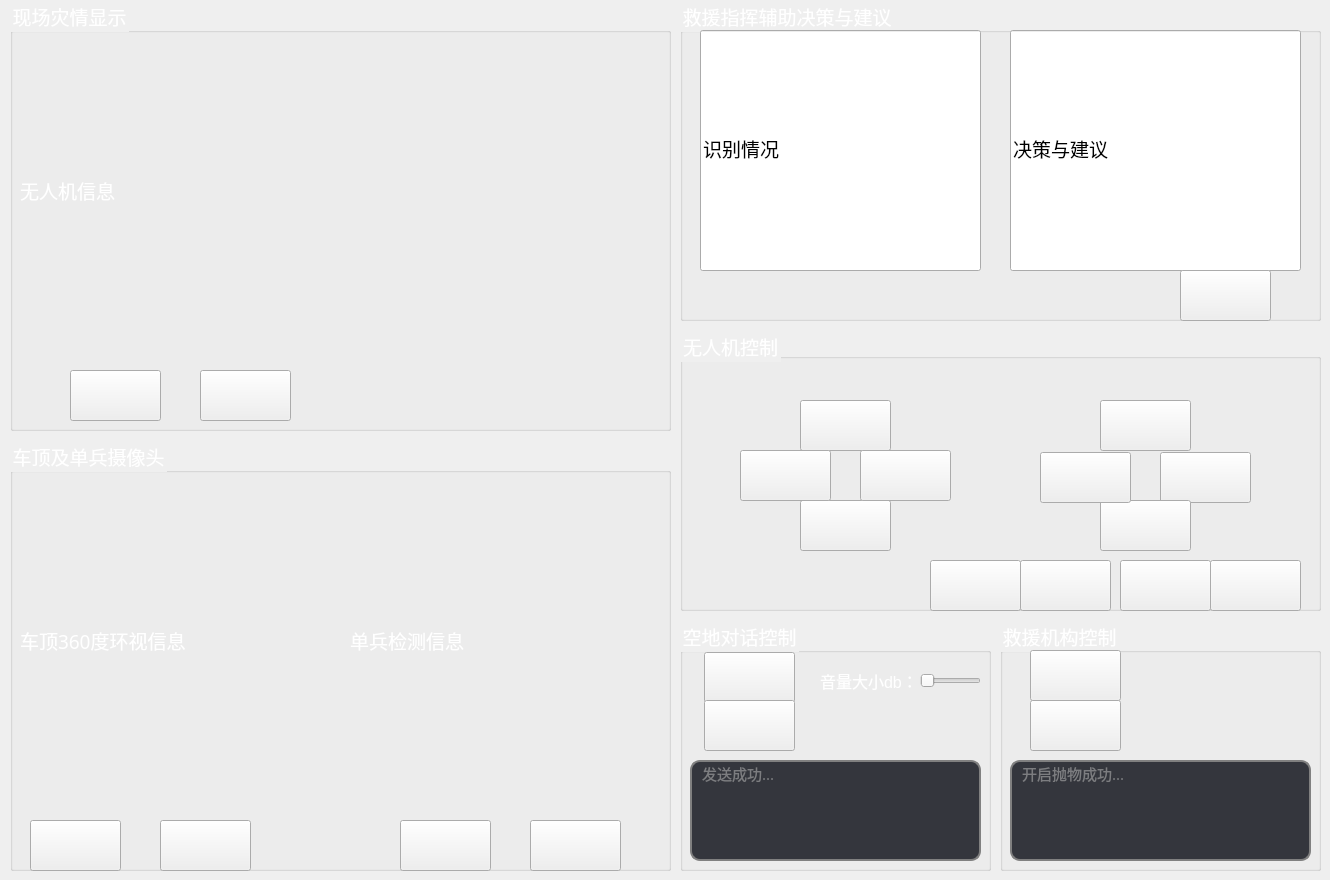
   <widget class="QWidget" name="tab_2">
    <attribute name="title">
     <string>Tab 2</string>
    </attribute>
    <widget class="QGroupBox" name="groupBox_2">
     <property name="geometry">
      <rect>
       <x>10</x>
       <y>0</y>
       <width>661</width>
       <height>431</height>
      </rect>
     </property>
     <property name="font">
      <font>
       <family>SimSun-ExtB</family>
       <pointsize>14</pointsize>
      </font>
     </property>
     <property name="styleSheet">
      <string notr="true">QGroupBox{color:white}</string>
     </property>
     <property name="title">
      <string>现场灾情显示</string>
     </property>
     <widget class="QLabel" name="label_12">
      <property name="geometry">
       <rect>
        <x>10</x>
        <y>20</y>
        <width>641</width>
        <height>341</height>
       </rect>
      </property>
      <property name="font">
       <font>
        <family>SimSun-ExtB</family>
        <pointsize>14</pointsize>
        <weight>50</weight>
        <bold>false</bold>
       </font>
      </property>
      <property name="styleSheet">
       <string notr="true">color:white</string>
      </property>
      <property name="text">
       <string>无人机信息</string>
      </property>
     </widget>
     <widget class="QPushButton" name="pushButton_15">
      <property name="geometry">
       <rect>
        <x>190</x>
        <y>370</y>
        <width>91</width>
        <height>51</height>
       </rect>
      </property>
      <property name="font">
       <font>
        <family>Microsoft YaHei UI</family>
        <pointsize>14</pointsize>
       </font>
      </property>
      <property name="styleSheet">
       <string notr="true">QPushButton
{
border-image:url(D:/procedure/groundstation/checkin/denglu2/weichufaduankai.png);
color:white

}
QPushButton:hover { border-image:url(D:/procedure/groundstation/checkin/denglu2/chufaduankai.png) } </string>
      </property>
      <property name="text">
       <string/>
      </property>
     </widget>
     <widget class="QPushButton" name="pushButton_16">
      <property name="geometry">
       <rect>
        <x>60</x>
        <y>370</y>
        <width>91</width>
        <height>51</height>
       </rect>
      </property>
      <property name="font">
       <font>
        <family>Microsoft YaHei UI</family>
        <pointsize>14</pointsize>
       </font>
      </property>
      <property name="styleSheet">
       <string notr="true">QPushButton
{
border-image:url(D:/procedure/groundstation/checkin/denglu2/weichufalianjie.png);
color:white

}
QPushButton:hover { border-image:url(D:/procedure/groundstation/checkin/denglu2/chufalianjie.png) } </string>
      </property>
      <property name="text">
       <string/>
      </property>
     </widget>
    </widget>
    <widget class="QGroupBox" name="groupBox_5">
     <property name="geometry">
      <rect>
       <x>680</x>
       <y>0</y>
       <width>641</width>
       <height>321</height>
      </rect>
     </property>
     <property name="font">
      <font>
       <family>SimSun-ExtB</family>
       <pointsize>14</pointsize>
      </font>
     </property>
     <property name="styleSheet">
      <string notr="true">QGroupBox{color:white;}</string>
     </property>
     <property name="title">
      <string>救援指挥辅助决策与建议</string>
     </property>
     <widget class="QLineEdit" name="lineEdit_13">
      <property name="geometry">
       <rect>
        <x>20</x>
        <y>30</y>
        <width>281</width>
        <height>241</height>
       </rect>
      </property>
      <property name="font">
       <font>
        <family>SimSun-ExtB</family>
        <pointsize>14</pointsize>
       </font>
      </property>
      <property name="text">
       <string>识别情况</string>
      </property>
     </widget>
     <widget class="QLineEdit" name="lineEdit_15">
      <property name="geometry">
       <rect>
        <x>330</x>
        <y>30</y>
        <width>291</width>
        <height>241</height>
       </rect>
      </property>
      <property name="font">
       <font>
        <family>SimSun-ExtB</family>
        <pointsize>14</pointsize>
       </font>
      </property>
      <property name="text">
       <string>决策与建议</string>
      </property>
     </widget>
     <widget class="QPushButton" name="pushButton_32">
      <property name="geometry">
       <rect>
        <x>500</x>
        <y>270</y>
        <width>91</width>
        <height>51</height>
       </rect>
      </property>
      <property name="font">
       <font>
        <family>Microsoft YaHei UI</family>
        <pointsize>14</pointsize>
       </font>
      </property>
      <property name="styleSheet">
       <string notr="true">QPushButton
{
border-image:url(D:/procedure/groundstation/checkin/denglu2/weichufafasongduanxin.png);
color:white

}
QPushButton:hover { border-image:url(D:/procedure/groundstation/checkin/denglu2/chufafasongduanxin.png) } </string>
      </property>
      <property name="text">
       <string/>
      </property>
     </widget>
    </widget>
    <widget class="QGroupBox" name="groupBox_6">
     <property name="geometry">
      <rect>
       <x>1000</x>
       <y>620</y>
       <width>321</width>
       <height>251</height>
      </rect>
     </property>
     <property name="font">
      <font>
       <family>SimSun-ExtB</family>
       <pointsize>14</pointsize>
      </font>
     </property>
     <property name="styleSheet">
      <string notr="true">QGroupBox{color:white;}</string>
     </property>
     <property name="title">
      <string>救援机构控制</string>
     </property>
     <widget class="QPushButton" name="pushButton_8">
      <property name="geometry">
       <rect>
        <x>30</x>
        <y>30</y>
        <width>91</width>
        <height>51</height>
       </rect>
      </property>
      <property name="font">
       <font>
        <family>Microsoft YaHei UI</family>
        <pointsize>12</pointsize>
       </font>
      </property>
      <property name="styleSheet">
       <string notr="true">QPushButton
{
border-image:url(D:/procedure/groundstation/checkin/denglu2/weichufakaiqipaowu.png);
color:white

}
QPushButton:hover { border-image:url(D:/procedure/groundstation/checkin/denglu2/chufakaiqipaowu.png) } </string>
      </property>
      <property name="text">
       <string/>
      </property>
     </widget>
     <widget class="QPushButton" name="pushButton_9">
      <property name="geometry">
       <rect>
        <x>30</x>
        <y>80</y>
        <width>91</width>
        <height>51</height>
       </rect>
      </property>
      <property name="font">
       <font>
        <family>Microsoft YaHei UI</family>
        <pointsize>12</pointsize>
       </font>
      </property>
      <property name="styleSheet">
       <string notr="true">QPushButton
{
border-image:url(D:/procedure/groundstation/checkin/denglu2/weichufaguanbipaowu.png);
color:white

}
QPushButton:hover { border-image:url(D:/procedure/groundstation/checkin/denglu2/chufaguanbipaowu.png) } </string>
      </property>
      <property name="text">
       <string/>
      </property>
     </widget>
     <widget class="QLineEdit" name="lineEdit_33">
      <property name="geometry">
       <rect>
        <x>10</x>
        <y>140</y>
        <width>301</width>
        <height>101</height>
       </rect>
      </property>
      <property name="font">
       <font>
        <family>SimSun-ExtB</family>
        <pointsize>11</pointsize>
       </font>
      </property>
      <property name="styleSheet">
       <string notr="true">QLineEdit {
    border: 2px solid gray;
    border-radius: 10px;
    padding: 0 8px;
    background: rgb(52,54,61);
    selection-background-color: white;
color:rgb(124,125,128);


}</string>
      </property>
      <property name="text">
       <string>开启抛物成功...</string>
      </property>
      <property name="alignment">
       <set>Qt::AlignLeading|Qt::AlignLeft|Qt::AlignTop</set>
      </property>
     </widget>
    </widget>
    <widget class="QGroupBox" name="groupBox_3">
     <property name="geometry">
      <rect>
       <x>10</x>
       <y>440</y>
       <width>661</width>
       <height>431</height>
      </rect>
     </property>
     <property name="font">
      <font>
       <family>SimSun-ExtB</family>
       <pointsize>14</pointsize>
      </font>
     </property>
     <property name="styleSheet">
      <string notr="true">QGroupBox{color:white;}</string>
     </property>
     <property name="title">
      <string>车顶及单兵摄像头</string>
     </property>
     <widget class="QLabel" name="label_14">
      <property name="geometry">
       <rect>
        <x>10</x>
        <y>30</y>
        <width>301</width>
        <height>341</height>
       </rect>
      </property>
      <property name="font">
       <font>
        <family>SimSun-ExtB</family>
        <pointsize>14</pointsize>
       </font>
      </property>
      <property name="styleSheet">
       <string notr="true">color:white</string>
      </property>
      <property name="text">
       <string>车顶360度环视信息</string>
      </property>
     </widget>
     <widget class="QLabel" name="label_18">
      <property name="geometry">
       <rect>
        <x>340</x>
        <y>30</y>
        <width>301</width>
        <height>341</height>
       </rect>
      </property>
      <property name="font">
       <font>
        <family>SimSun-ExtB</family>
        <pointsize>14</pointsize>
       </font>
      </property>
      <property name="styleSheet">
       <string notr="true">color:white</string>
      </property>
      <property name="text">
       <string>单兵检测信息</string>
      </property>
     </widget>
     <widget class="QPushButton" name="pushButton_11">
      <property name="geometry">
       <rect>
        <x>20</x>
        <y>380</y>
        <width>91</width>
        <height>51</height>
       </rect>
      </property>
      <property name="font">
       <font>
        <family>Microsoft YaHei UI</family>
        <pointsize>14</pointsize>
       </font>
      </property>
      <property name="styleSheet">
       <string notr="true">QPushButton
{
border-image:url(D:/procedure/groundstation/checkin/denglu2/weichufalianjie.png);
color:white

}
QPushButton:hover { border-image:url(D:/procedure/groundstation/checkin/denglu2/chufalianjie.png) } </string>
      </property>
      <property name="text">
       <string/>
      </property>
     </widget>
     <widget class="QPushButton" name="pushButton_12">
      <property name="geometry">
       <rect>
        <x>150</x>
        <y>380</y>
        <width>91</width>
        <height>51</height>
       </rect>
      </property>
      <property name="font">
       <font>
        <family>Microsoft YaHei UI</family>
        <pointsize>14</pointsize>
       </font>
      </property>
      <property name="styleSheet">
       <string notr="true">QPushButton
{
border-image:url(D:/procedure/groundstation/checkin/denglu2/weichufaduankai.png);
color:white

}
QPushButton:hover { border-image:url(D:/procedure/groundstation/checkin/denglu2/chufaduankai.png) } </string>
      </property>
      <property name="text">
       <string/>
      </property>
     </widget>
     <widget class="QPushButton" name="pushButton_13">
      <property name="geometry">
       <rect>
        <x>390</x>
        <y>380</y>
        <width>91</width>
        <height>51</height>
       </rect>
      </property>
      <property name="font">
       <font>
        <family>Microsoft YaHei UI</family>
        <pointsize>14</pointsize>
       </font>
      </property>
      <property name="styleSheet">
       <string notr="true">QPushButton
{
border-image:url(D:/procedure/groundstation/checkin/denglu2/weichufalianjie.png);
color:white

}
QPushButton:hover { border-image:url(D:/procedure/groundstation/checkin/denglu2/chufalianjie.png) } </string>
      </property>
      <property name="text">
       <string/>
      </property>
     </widget>
     <widget class="QPushButton" name="pushButton_14">
      <property name="geometry">
       <rect>
        <x>520</x>
        <y>380</y>
        <width>91</width>
        <height>51</height>
       </rect>
      </property>
      <property name="font">
       <font>
        <family>Microsoft YaHei UI</family>
        <pointsize>14</pointsize>
       </font>
      </property>
      <property name="styleSheet">
       <string notr="true">QPushButton
{
border-image:url(D:/procedure/groundstation/checkin/denglu2/weichufaduankai.png);
color:white

}
QPushButton:hover { border-image:url(D:/procedure/groundstation/checkin/denglu2/chufaduankai.png) } </string>
      </property>
      <property name="text">
       <string/>
      </property>
     </widget>
    </widget>
    <widget class="QGroupBox" name="groupBox_7">
     <property name="geometry">
      <rect>
       <x>680</x>
       <y>330</y>
       <width>641</width>
       <height>281</height>
      </rect>
     </property>
     <property name="font">
      <font>
       <pointsize>14</pointsize>
      </font>
     </property>
     <property name="styleSheet">
      <string notr="true">QGroupBox{color:white;}</string>
     </property>
     <property name="title">
      <string>无人机控制</string>
     </property>
     <widget class="QPushButton" name="pushButton_17">
      <property name="geometry">
       <rect>
        <x>120</x>
        <y>70</y>
        <width>91</width>
        <height>51</height>
       </rect>
      </property>
      <property name="font">
       <font>
        <family>Microsoft YaHei UI</family>
        <pointsize>12</pointsize>
       </font>
      </property>
      <property name="autoFillBackground">
       <bool>false</bool>
      </property>
      <property name="styleSheet">
       <string notr="true">QPushButton
{
border-image:url(D:/procedure/groundstation/checkin/denglu2/weichufashang.png);
color:white

}
QPushButton:hover { border-image:url(D:/procedure/groundstation/checkin/denglu2/chufashang.png) } </string>
      </property>
      <property name="text">
       <string/>
      </property>
     </widget>
     <widget class="QPushButton" name="pushButton_18">
      <property name="geometry">
       <rect>
        <x>120</x>
        <y>170</y>
        <width>91</width>
        <height>51</height>
       </rect>
      </property>
      <property name="font">
       <font>
        <family>Microsoft YaHei UI</family>
        <pointsize>12</pointsize>
       </font>
      </property>
      <property name="styleSheet">
       <string notr="true">QPushButton
{
border-image:url(D:/procedure/groundstation/checkin/denglu2/weichufaxia.png);
color:white

}
QPushButton:hover { border-image:url(D:/procedure/groundstation/checkin/denglu2/chufaxia.png) } </string>
      </property>
      <property name="text">
       <string/>
      </property>
     </widget>
     <widget class="QPushButton" name="pushButton_20">
      <property name="geometry">
       <rect>
        <x>180</x>
        <y>120</y>
        <width>91</width>
        <height>51</height>
       </rect>
      </property>
      <property name="font">
       <font>
        <family>Microsoft YaHei UI</family>
        <pointsize>12</pointsize>
       </font>
      </property>
      <property name="styleSheet">
       <string notr="true">QPushButton
{
border-image:url(D:/procedure/groundstation/checkin/denglu2/weichufayouxuan.png);
color:white

}
QPushButton:hover { border-image:url(D:/procedure/groundstation/checkin/denglu2/chufayouxuan.png) } </string>
      </property>
      <property name="text">
       <string/>
      </property>
     </widget>
     <widget class="QPushButton" name="pushButton_21">
      <property name="geometry">
       <rect>
        <x>480</x>
        <y>122</y>
        <width>91</width>
        <height>51</height>
       </rect>
      </property>
      <property name="font">
       <font>
        <family>Microsoft YaHei UI</family>
        <pointsize>12</pointsize>
       </font>
      </property>
      <property name="styleSheet">
       <string notr="true">QPushButton
{
border-image:url(D:/procedure/groundstation/checkin/denglu2/weichufayou.png);
color:white

}
QPushButton:hover { border-image:url(D:/procedure/groundstation/checkin/denglu2/chufayou.png) } </string>
      </property>
      <property name="text">
       <string/>
      </property>
     </widget>
     <widget class="QPushButton" name="pushButton_22">
      <property name="geometry">
       <rect>
        <x>420</x>
        <y>170</y>
        <width>91</width>
        <height>51</height>
       </rect>
      </property>
      <property name="font">
       <font>
        <family>Microsoft YaHei UI</family>
        <pointsize>12</pointsize>
       </font>
      </property>
      <property name="styleSheet">
       <string notr="true">QPushButton
{
border-image:url(D:/procedure/groundstation/checkin/denglu2/weichufahou.png);
color:white

}
QPushButton:hover { border-image:url(D:/procedure/groundstation/checkin/denglu2/chufahou.png) } </string>
      </property>
      <property name="text">
       <string/>
      </property>
     </widget>
     <widget class="QPushButton" name="pushButton_23">
      <property name="geometry">
       <rect>
        <x>420</x>
        <y>70</y>
        <width>91</width>
        <height>51</height>
       </rect>
      </property>
      <property name="font">
       <font>
        <family>Microsoft YaHei UI</family>
        <pointsize>12</pointsize>
       </font>
      </property>
      <property name="autoFillBackground">
       <bool>false</bool>
      </property>
      <property name="styleSheet">
       <string notr="true">QPushButton
{
border-image:url(D:/procedure/groundstation/checkin/denglu2/weichufaqian.png);
color:white

}
QPushButton:hover { border-image:url(D:/procedure/groundstation/checkin/denglu2/chufaqian.png) } </string>
      </property>
      <property name="text">
       <string/>
      </property>
     </widget>
     <widget class="QPushButton" name="pushButton_24">
      <property name="geometry">
       <rect>
        <x>360</x>
        <y>122</y>
        <width>91</width>
        <height>51</height>
       </rect>
      </property>
      <property name="font">
       <font>
        <family>Microsoft YaHei UI</family>
        <pointsize>12</pointsize>
       </font>
      </property>
      <property name="styleSheet">
       <string notr="true">QPushButton
{
border-image:url(D:/procedure/groundstation/checkin/denglu2/weichufazuo.png);
color:white

}
QPushButton:hover { border-image:url(D:/procedure/groundstation/checkin/denglu2/chufazuo.png) } </string>
      </property>
      <property name="text">
       <string/>
      </property>
     </widget>
     <widget class="QPushButton" name="pushButton_25">
      <property name="geometry">
       <rect>
        <x>250</x>
        <y>230</y>
        <width>91</width>
        <height>51</height>
       </rect>
      </property>
      <property name="font">
       <font>
        <family>Microsoft YaHei UI</family>
        <pointsize>12</pointsize>
       </font>
      </property>
      <property name="styleSheet">
       <string notr="true">QPushButton
{
border-image:url(D:/procedure/groundstation/checkin/denglu2/weichufajiesuo.png);
color:white

}
QPushButton:hover { border-image:url(D:/procedure/groundstation/checkin/denglu2/chufajiesuo.png) } </string>
      </property>
      <property name="text">
       <string/>
      </property>
     </widget>
     <widget class="QPushButton" name="pushButton_26">
      <property name="geometry">
       <rect>
        <x>340</x>
        <y>230</y>
        <width>91</width>
        <height>51</height>
       </rect>
      </property>
      <property name="font">
       <font>
        <family>Microsoft YaHei UI</family>
        <pointsize>12</pointsize>
       </font>
      </property>
      <property name="styleSheet">
       <string notr="true">QPushButton
{
border-image:url(D:/procedure/groundstation/checkin/denglu2/weichufayijianqifei.png);
color:white

}
QPushButton:hover { border-image:url(D:/procedure/groundstation/checkin/denglu2/chufayijianqifei.png) } </string>
      </property>
      <property name="text">
       <string/>
      </property>
     </widget>
     <widget class="QPushButton" name="pushButton_27">
      <property name="geometry">
       <rect>
        <x>440</x>
        <y>230</y>
        <width>91</width>
        <height>51</height>
       </rect>
      </property>
      <property name="font">
       <font>
        <family>Microsoft YaHei UI</family>
        <pointsize>12</pointsize>
       </font>
      </property>
      <property name="styleSheet">
       <string notr="true">QPushButton
{
border-image:url(D:/procedure/groundstation/checkin/denglu2/weichufayijianjiangluo.png);
color:white

}
QPushButton:hover { border-image:url(D:/procedure/groundstation/checkin/denglu2/chufayijianjiangluo.png) } </string>
      </property>
      <property name="text">
       <string/>
      </property>
     </widget>
     <widget class="QPushButton" name="pushButton_28">
      <property name="geometry">
       <rect>
        <x>530</x>
        <y>230</y>
        <width>91</width>
        <height>51</height>
       </rect>
      </property>
      <property name="font">
       <font>
        <family>Microsoft YaHei UI</family>
        <pointsize>12</pointsize>
       </font>
      </property>
      <property name="styleSheet">
       <string notr="true">QPushButton
{
border-image:url(D:/procedure/groundstation/checkin/denglu2/weichufasuoji.png);
color:white

}
QPushButton:hover { border-image:url(D:/procedure/groundstation/checkin/denglu2/chufasuoji.png) } </string>
      </property>
      <property name="text">
       <string/>
      </property>
     </widget>
     <widget class="QPushButton" name="pushButton_29">
      <property name="geometry">
       <rect>
        <x>60</x>
        <y>120</y>
        <width>91</width>
        <height>51</height>
       </rect>
      </property>
      <property name="font">
       <font>
        <family>Microsoft YaHei UI</family>
        <pointsize>12</pointsize>
       </font>
      </property>
      <property name="styleSheet">
       <string notr="true">QPushButton
{
border-image:url(D:/procedure/groundstation/checkin/denglu2/weichufazuoxuan.png);
color:white

}
QPushButton:hover { border-image:url(D:/procedure/groundstation/checkin/denglu2/chufazuoxuan.png) } </string>
      </property>
      <property name="text">
       <string/>
      </property>
     </widget>
    </widget>
    <widget class="QGroupBox" name="groupBox_10">
     <property name="geometry">
      <rect>
       <x>680</x>
       <y>620</y>
       <width>311</width>
       <height>251</height>
      </rect>
     </property>
     <property name="font">
      <font>
       <family>SimSun-ExtB</family>
       <pointsize>14</pointsize>
      </font>
     </property>
     <property name="styleSheet">
      <string notr="true">QGroupBox{color:white;}</string>
     </property>
     <property name="title">
      <string>空地对话控制</string>
     </property>
     <widget class="QPushButton" name="pushButton_30">
      <property name="geometry">
       <rect>
        <x>24</x>
        <y>32</y>
        <width>91</width>
        <height>51</height>
       </rect>
      </property>
      <property name="font">
       <font>
        <family>Microsoft YaHei UI</family>
        <pointsize>12</pointsize>
       </font>
      </property>
      <property name="styleSheet">
       <string notr="true">QPushButton
{
border-image:url(D:/procedure/groundstation/checkin/denglu2/weichufafasong.png);
color:white

}
QPushButton:hover { border-image:url(D:/procedure/groundstation/checkin/denglu2/chufafasong.png) } </string>
      </property>
      <property name="text">
       <string/>
      </property>
     </widget>
     <widget class="QPushButton" name="pushButton_31">
      <property name="geometry">
       <rect>
        <x>24</x>
        <y>80</y>
        <width>91</width>
        <height>51</height>
       </rect>
      </property>
      <property name="font">
       <font>
        <family>Microsoft YaHei UI</family>
        <pointsize>12</pointsize>
       </font>
      </property>
      <property name="styleSheet">
       <string notr="true">QPushButton
{
border-image:url(D:/procedure/groundstation/checkin/denglu2/weichufajieshou.png);
color:white

}
QPushButton:hover { border-image:url(D:/procedure/groundstation/checkin/denglu2/chufajieshou.png) } </string>
      </property>
      <property name="text">
       <string/>
      </property>
     </widget>
     <widget class="QLabel" name="label_15">
      <property name="geometry">
       <rect>
        <x>140</x>
        <y>50</y>
        <width>91</width>
        <height>21</height>
       </rect>
      </property>
      <property name="font">
       <font>
        <pointsize>12</pointsize>
       </font>
      </property>
      <property name="styleSheet">
       <string notr="true">color:white</string>
      </property>
      <property name="text">
       <string>音量大小db：</string>
      </property>
     </widget>
     <widget class="QSlider" name="horizontalSlider_2">
      <property name="geometry">
       <rect>
        <x>240</x>
        <y>50</y>
        <width>61</width>
        <height>22</height>
       </rect>
      </property>
      <property name="orientation">
       <enum>Qt::Horizontal</enum>
      </property>
     </widget>
     <widget class="QLineEdit" name="lineEdit_32">
      <property name="geometry">
       <rect>
        <x>10</x>
        <y>140</y>
        <width>291</width>
        <height>101</height>
       </rect>
      </property>
      <property name="sizePolicy">
       <sizepolicy hsizetype="Expanding" vsizetype="Fixed">
        <horstretch>0</horstretch>
        <verstretch>0</verstretch>
       </sizepolicy>
      </property>
      <property name="font">
       <font>
        <family>SimSun-ExtB</family>
        <pointsize>11</pointsize>
       </font>
      </property>
      <property name="styleSheet">
       <string notr="true">QLineEdit {
    border: 2px solid gray;
    border-radius: 10px;
    padding: 0 8px;
    background: rgb(52,54,61);
    selection-background-color: white;
color:rgb(124,125,128);



}</string>
      </property>
      <property name="text">
       <string>发送成功...</string>
      </property>
      <property name="alignment">
       <set>Qt::AlignLeading|Qt::AlignLeft|Qt::AlignTop</set>
      </property>
     </widget>
    </widget>
   </widget>
